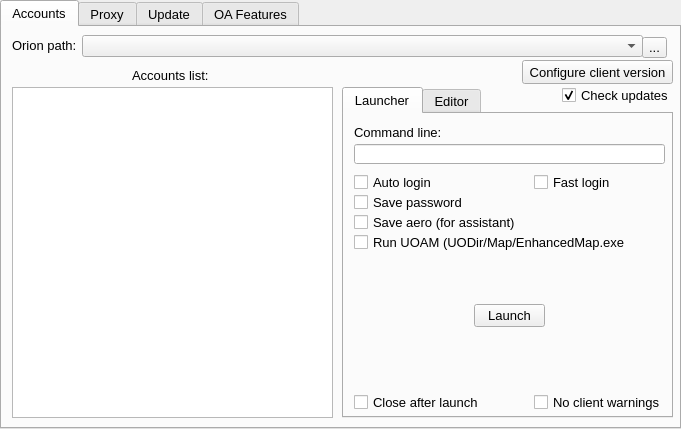
<?xml version="1.0" encoding="UTF-8"?>
<ui version="4.0">
 <class>OrionLauncherWindow</class>
 <widget class="QMainWindow" name="OrionLauncherWindow">
  <property name="geometry">
   <rect>
    <x>0</x>
    <y>0</y>
    <width>681</width>
    <height>429</height>
   </rect>
  </property>
  <property name="font">
   <font>
    <pointsize>10</pointsize>
   </font>
  </property>
  <property name="windowTitle">
   <string>Orion launcher</string>
  </property>
  <widget class="QWidget" name="centralWidget">
   <layout class="QGridLayout" name="gridLayout">
    <property name="leftMargin">
     <number>0</number>
    </property>
    <property name="topMargin">
     <number>0</number>
    </property>
    <property name="rightMargin">
     <number>0</number>
    </property>
    <property name="bottomMargin">
     <number>0</number>
    </property>
    <item row="0" column="0">
     <widget class="QTabWidget" name="tw_Main">
      <property name="currentIndex">
       <number>0</number>
      </property>
      <widget class="QWidget" name="tb_Server">
       <attribute name="title">
        <string>Accounts</string>
       </attribute>
       <widget class="QLabel" name="label">
        <property name="geometry">
         <rect>
          <x>130</x>
          <y>40</y>
          <width>81</width>
          <height>16</height>
         </rect>
        </property>
        <property name="text">
         <string>Accounts list:</string>
        </property>
       </widget>
       <widget class="QListWidget" name="lw_ServerList">
        <property name="geometry">
         <rect>
          <x>10</x>
          <y>60</y>
          <width>321</width>
          <height>331</height>
         </rect>
        </property>
        <property name="dragDropMode">
         <enum>QAbstractItemView::DragDrop</enum>
        </property>
        <property name="defaultDropAction">
         <enum>Qt::MoveAction</enum>
        </property>
       </widget>
       <widget class="QTabWidget" name="tw_Server">
        <property name="geometry">
         <rect>
          <x>340</x>
          <y>60</y>
          <width>331</width>
          <height>331</height>
         </rect>
        </property>
        <property name="currentIndex">
         <number>0</number>
        </property>
        <widget class="QWidget" name="tb_Launcher">
         <attribute name="title">
          <string>Launcher</string>
         </attribute>
         <widget class="QLabel" name="label_12">
          <property name="geometry">
           <rect>
            <x>10</x>
            <y>10</y>
            <width>101</width>
            <height>16</height>
           </rect>
          </property>
          <property name="text">
           <string>Command line:</string>
          </property>
         </widget>
         <widget class="QLineEdit" name="le_CommandLine">
          <property name="geometry">
           <rect>
            <x>10</x>
            <y>30</y>
            <width>311</width>
            <height>20</height>
           </rect>
          </property>
         </widget>
         <widget class="QPushButton" name="pb_Launch">
          <property name="geometry">
           <rect>
            <x>130</x>
            <y>190</y>
            <width>71</width>
            <height>23</height>
           </rect>
          </property>
          <property name="text">
           <string>Launch</string>
          </property>
         </widget>
         <widget class="QCheckBox" name="cb_LaunchAutologin">
          <property name="geometry">
           <rect>
            <x>10</x>
            <y>60</y>
            <width>81</width>
            <height>17</height>
           </rect>
          </property>
          <property name="text">
           <string>Auto login</string>
          </property>
         </widget>
         <widget class="QCheckBox" name="cb_LaunchSavePassword">
          <property name="geometry">
           <rect>
            <x>10</x>
            <y>80</y>
            <width>111</width>
            <height>17</height>
           </rect>
          </property>
          <property name="text">
           <string>Save password</string>
          </property>
         </widget>
         <widget class="QCheckBox" name="cb_LaunchFastLogin">
          <property name="geometry">
           <rect>
            <x>190</x>
            <y>60</y>
            <width>101</width>
            <height>17</height>
           </rect>
          </property>
          <property name="text">
           <string>Fast login</string>
          </property>
         </widget>
         <widget class="QCheckBox" name="cb_LaunchSaveAero">
          <property name="geometry">
           <rect>
            <x>10</x>
            <y>100</y>
            <width>171</width>
            <height>17</height>
           </rect>
          </property>
          <property name="text">
           <string>Save aero (for assistant)</string>
          </property>
         </widget>
         <widget class="QCheckBox" name="cb_LaunchCloseAfterLaunch">
          <property name="geometry">
           <rect>
            <x>10</x>
            <y>280</y>
            <width>131</width>
            <height>17</height>
           </rect>
          </property>
          <property name="text">
           <string>Close after launch</string>
          </property>
         </widget>
         <widget class="QCheckBox" name="cb_LaunchRunUOAM">
          <property name="geometry">
           <rect>
            <x>10</x>
            <y>120</y>
            <width>271</width>
            <height>17</height>
           </rect>
          </property>
          <property name="text">
           <string>Run UOAM (UODir/Map/EnhancedMap.exe)</string>
          </property>
         </widget>
         <widget class="QCheckBox" name="cb_NoClientWarnings">
          <property name="geometry">
           <rect>
            <x>190</x>
            <y>280</y>
            <width>131</width>
            <height>17</height>
           </rect>
          </property>
          <property name="text">
           <string>No client warnings</string>
          </property>
         </widget>
        </widget>
        <widget class="QWidget" name="tb_Editor">
         <attribute name="title">
          <string>Editor</string>
         </attribute>
         <widget class="QPushButton" name="pb_ServerAdd">
          <property name="geometry">
           <rect>
            <x>10</x>
            <y>270</y>
            <width>71</width>
            <height>23</height>
           </rect>
          </property>
          <property name="text">
           <string>Add new</string>
          </property>
         </widget>
         <widget class="QCheckBox" name="cb_ServerEncryptPassword">
          <property name="geometry">
           <rect>
            <x>10</x>
            <y>130</y>
            <width>131</width>
            <height>17</height>
           </rect>
          </property>
          <property name="text">
           <string>Encrypt password</string>
          </property>
          <property name="checked">
           <bool>true</bool>
          </property>
         </widget>
         <widget class="QLineEdit" name="le_ServerPassword">
          <property name="geometry">
           <rect>
            <x>70</x>
            <y>100</y>
            <width>241</width>
            <height>20</height>
           </rect>
          </property>
          <property name="maxLength">
           <number>30</number>
          </property>
          <property name="echoMode">
           <enum>QLineEdit::Password</enum>
          </property>
         </widget>
         <widget class="QLineEdit" name="le_ServerAddress">
          <property name="geometry">
           <rect>
            <x>70</x>
            <y>40</y>
            <width>241</width>
            <height>20</height>
           </rect>
          </property>
          <property name="text">
           <string>127.0.0.1,2593</string>
          </property>
         </widget>
         <widget class="QLabel" name="label_5">
          <property name="geometry">
           <rect>
            <x>10</x>
            <y>102</y>
            <width>61</width>
            <height>16</height>
           </rect>
          </property>
          <property name="text">
           <string>Password:</string>
          </property>
         </widget>
         <widget class="QCheckBox" name="cb_ServerShowPassword">
          <property name="geometry">
           <rect>
            <x>200</x>
            <y>130</y>
            <width>121</width>
            <height>17</height>
           </rect>
          </property>
          <property name="text">
           <string>Show password</string>
          </property>
         </widget>
         <widget class="QLabel" name="label_3">
          <property name="geometry">
           <rect>
            <x>10</x>
            <y>42</y>
            <width>61</width>
            <height>16</height>
           </rect>
          </property>
          <property name="text">
           <string>Address:</string>
          </property>
         </widget>
         <widget class="QLabel" name="label_2">
          <property name="geometry">
           <rect>
            <x>10</x>
            <y>12</y>
            <width>47</width>
            <height>13</height>
           </rect>
          </property>
          <property name="text">
           <string>Name:</string>
          </property>
         </widget>
         <widget class="QLabel" name="label_4">
          <property name="geometry">
           <rect>
            <x>10</x>
            <y>72</y>
            <width>61</width>
            <height>16</height>
           </rect>
          </property>
          <property name="text">
           <string>Account:</string>
          </property>
         </widget>
         <widget class="QLineEdit" name="le_ServerAccount">
          <property name="geometry">
           <rect>
            <x>70</x>
            <y>70</y>
            <width>241</width>
            <height>20</height>
           </rect>
          </property>
          <property name="text">
           <string/>
          </property>
          <property name="maxLength">
           <number>30</number>
          </property>
         </widget>
         <widget class="QPushButton" name="pb_ServerRemove">
          <property name="geometry">
           <rect>
            <x>200</x>
            <y>270</y>
            <width>111</width>
            <height>23</height>
           </rect>
          </property>
          <property name="text">
           <string>Remove selected</string>
          </property>
         </widget>
         <widget class="QLineEdit" name="le_ServerName">
          <property name="geometry">
           <rect>
            <x>70</x>
            <y>10</y>
            <width>241</width>
            <height>20</height>
           </rect>
          </property>
          <property name="text">
           <string>ConfigName</string>
          </property>
         </widget>
         <widget class="QPushButton" name="pb_ServerSave">
          <property name="geometry">
           <rect>
            <x>90</x>
            <y>270</y>
            <width>101</width>
            <height>23</height>
           </rect>
          </property>
          <property name="text">
           <string>Save selected</string>
          </property>
         </widget>
         <widget class="QComboBox" name="cb_ServerProxy">
          <property name="geometry">
           <rect>
            <x>90</x>
            <y>240</y>
            <width>221</width>
            <height>22</height>
           </rect>
          </property>
         </widget>
         <widget class="QCheckBox" name="cb_ServerUseProxy">
          <property name="geometry">
           <rect>
            <x>10</x>
            <y>240</y>
            <width>81</width>
            <height>17</height>
           </rect>
          </property>
          <property name="text">
           <string>Use proxy</string>
          </property>
         </widget>
         <widget class="QLabel" name="label_18">
          <property name="geometry">
           <rect>
            <x>10</x>
            <y>160</y>
            <width>61</width>
            <height>16</height>
           </rect>
          </property>
          <property name="text">
           <string>Character:</string>
          </property>
         </widget>
         <widget class="QLineEdit" name="le_ServeCharacter">
          <property name="geometry">
           <rect>
            <x>70</x>
            <y>158</y>
            <width>241</width>
            <height>20</height>
           </rect>
          </property>
          <property name="text">
           <string/>
          </property>
          <property name="maxLength">
           <number>30</number>
          </property>
         </widget>
         <zorder>le_ServerName</zorder>
         <zorder>le_ServerAddress</zorder>
         <zorder>le_ServerAccount</zorder>
         <zorder>le_ServerPassword</zorder>
         <zorder>pb_ServerAdd</zorder>
         <zorder>cb_ServerEncryptPassword</zorder>
         <zorder>label_5</zorder>
         <zorder>cb_ServerShowPassword</zorder>
         <zorder>label_3</zorder>
         <zorder>label_2</zorder>
         <zorder>label_4</zorder>
         <zorder>pb_ServerRemove</zorder>
         <zorder>pb_ServerSave</zorder>
         <zorder>cb_ServerProxy</zorder>
         <zorder>cb_ServerUseProxy</zorder>
         <zorder>label_18</zorder>
         <zorder>le_ServeCharacter</zorder>
        </widget>
       </widget>
       <widget class="QLabel" name="label_13">
        <property name="geometry">
         <rect>
          <x>10</x>
          <y>10</y>
          <width>71</width>
          <height>16</height>
         </rect>
        </property>
        <property name="text">
         <string>Orion path:</string>
        </property>
       </widget>
       <widget class="QToolButton" name="tb_SetOrionPath">
        <property name="geometry">
         <rect>
          <x>640</x>
          <y>10</y>
          <width>25</width>
          <height>21</height>
         </rect>
        </property>
        <property name="text">
         <string>...</string>
        </property>
       </widget>
       <widget class="QComboBox" name="cb_OrionPath">
        <property name="geometry">
         <rect>
          <x>80</x>
          <y>8</y>
          <width>561</width>
          <height>22</height>
         </rect>
        </property>
        <property name="editable">
         <bool>false</bool>
        </property>
        <property name="maxVisibleItems">
         <number>20</number>
        </property>
       </widget>
       <widget class="QCheckBox" name="cb_CheckUpdates">
        <property name="geometry">
         <rect>
          <x>560</x>
          <y>60</y>
          <width>111</width>
          <height>17</height>
         </rect>
        </property>
        <property name="text">
         <string>Check updates</string>
        </property>
        <property name="checked">
         <bool>true</bool>
        </property>
       </widget>
       <widget class="QPushButton" name="pb_ConfigureClientVersion">
        <property name="geometry">
         <rect>
          <x>520</x>
          <y>33</y>
          <width>151</width>
          <height>24</height>
         </rect>
        </property>
        <property name="styleSheet">
         <string notr="true"/>
        </property>
        <property name="text">
         <string>Configure client version</string>
        </property>
       </widget>
      </widget>
      <widget class="QWidget" name="tb_Proxy">
       <attribute name="title">
        <string>Proxy</string>
       </attribute>
       <widget class="QLabel" name="label_6">
        <property name="geometry">
         <rect>
          <x>130</x>
          <y>10</y>
          <width>111</width>
          <height>16</height>
         </rect>
        </property>
        <property name="text">
         <string>Proxy servers list:</string>
        </property>
       </widget>
       <widget class="QListWidget" name="lw_ProxyList">
        <property name="geometry">
         <rect>
          <x>10</x>
          <y>30</y>
          <width>331</width>
          <height>361</height>
         </rect>
        </property>
        <property name="dragDropMode">
         <enum>QAbstractItemView::DragDrop</enum>
        </property>
        <property name="defaultDropAction">
         <enum>Qt::MoveAction</enum>
        </property>
       </widget>
       <widget class="QLabel" name="label_7">
        <property name="geometry">
         <rect>
          <x>350</x>
          <y>30</y>
          <width>47</width>
          <height>13</height>
         </rect>
        </property>
        <property name="text">
         <string>Name:</string>
        </property>
       </widget>
       <widget class="QLabel" name="label_8">
        <property name="geometry">
         <rect>
          <x>350</x>
          <y>60</y>
          <width>61</width>
          <height>16</height>
         </rect>
        </property>
        <property name="text">
         <string>Address:</string>
        </property>
       </widget>
       <widget class="QLabel" name="label_9">
        <property name="geometry">
         <rect>
          <x>570</x>
          <y>60</y>
          <width>47</width>
          <height>13</height>
         </rect>
        </property>
        <property name="text">
         <string>Port:</string>
        </property>
       </widget>
       <widget class="QGroupBox" name="gb_ProxySocks5">
        <property name="geometry">
         <rect>
          <x>350</x>
          <y>88</y>
          <width>321</width>
          <height>121</height>
         </rect>
        </property>
        <property name="title">
         <string>SOCKS5 (with authorization)</string>
        </property>
        <property name="checkable">
         <bool>true</bool>
        </property>
        <property name="checked">
         <bool>false</bool>
        </property>
        <widget class="QLabel" name="label_10">
         <property name="geometry">
          <rect>
           <x>10</x>
           <y>32</y>
           <width>61</width>
           <height>16</height>
          </rect>
         </property>
         <property name="text">
          <string>Account:</string>
         </property>
        </widget>
        <widget class="QLabel" name="label_11">
         <property name="geometry">
          <rect>
           <x>10</x>
           <y>62</y>
           <width>71</width>
           <height>16</height>
          </rect>
         </property>
         <property name="text">
          <string>Password:</string>
         </property>
        </widget>
        <widget class="QLineEdit" name="le_ProxyAccount">
         <property name="geometry">
          <rect>
           <x>80</x>
           <y>30</y>
           <width>231</width>
           <height>20</height>
          </rect>
         </property>
         <property name="maxLength">
          <number>30</number>
         </property>
        </widget>
        <widget class="QLineEdit" name="le_ProxyPassword">
         <property name="geometry">
          <rect>
           <x>80</x>
           <y>60</y>
           <width>231</width>
           <height>20</height>
          </rect>
         </property>
         <property name="maxLength">
          <number>30</number>
         </property>
         <property name="echoMode">
          <enum>QLineEdit::Password</enum>
         </property>
        </widget>
        <widget class="QCheckBox" name="cb_ProxyShowPassword">
         <property name="geometry">
          <rect>
           <x>200</x>
           <y>90</y>
           <width>121</width>
           <height>17</height>
          </rect>
         </property>
         <property name="text">
          <string>Show password</string>
         </property>
        </widget>
        <widget class="QCheckBox" name="cb_ProxyEncryptPassword">
         <property name="geometry">
          <rect>
           <x>10</x>
           <y>90</y>
           <width>131</width>
           <height>17</height>
          </rect>
         </property>
         <property name="text">
          <string>Encrypt password</string>
         </property>
         <property name="checked">
          <bool>true</bool>
         </property>
        </widget>
       </widget>
       <widget class="QLineEdit" name="le_ProxyName">
        <property name="geometry">
         <rect>
          <x>410</x>
          <y>28</y>
          <width>251</width>
          <height>20</height>
         </rect>
        </property>
       </widget>
       <widget class="QLineEdit" name="le_ProxyAddress">
        <property name="geometry">
         <rect>
          <x>410</x>
          <y>58</y>
          <width>151</width>
          <height>20</height>
         </rect>
        </property>
       </widget>
       <widget class="QLineEdit" name="le_ProxyPort">
        <property name="geometry">
         <rect>
          <x>600</x>
          <y>58</y>
          <width>61</width>
          <height>20</height>
         </rect>
        </property>
        <property name="maxLength">
         <number>5</number>
        </property>
       </widget>
       <widget class="QPushButton" name="pb_ProxyAdd">
        <property name="geometry">
         <rect>
          <x>350</x>
          <y>228</y>
          <width>71</width>
          <height>23</height>
         </rect>
        </property>
        <property name="text">
         <string>Add new</string>
        </property>
       </widget>
       <widget class="QPushButton" name="pb_ProxyRemove">
        <property name="geometry">
         <rect>
          <x>560</x>
          <y>228</y>
          <width>111</width>
          <height>23</height>
         </rect>
        </property>
        <property name="text">
         <string>Remove selected</string>
        </property>
       </widget>
       <widget class="QPushButton" name="pb_ProxySave">
        <property name="geometry">
         <rect>
          <x>440</x>
          <y>228</y>
          <width>101</width>
          <height>23</height>
         </rect>
        </property>
        <property name="text">
         <string>Save selected</string>
        </property>
       </widget>
      </widget>
      <widget class="QWidget" name="tb_Update">
       <attribute name="title">
        <string>Update</string>
       </attribute>
       <widget class="QListWidget" name="lw_AvailableUpdates">
        <property name="geometry">
         <rect>
          <x>10</x>
          <y>30</y>
          <width>291</width>
          <height>301</height>
         </rect>
        </property>
       </widget>
       <widget class="QLabel" name="label_16">
        <property name="geometry">
         <rect>
          <x>110</x>
          <y>10</y>
          <width>111</width>
          <height>16</height>
         </rect>
        </property>
        <property name="text">
         <string>Available updates:</string>
        </property>
       </widget>
       <widget class="QPushButton" name="pb_CheckUpdates">
        <property name="geometry">
         <rect>
          <x>260</x>
          <y>0</y>
          <width>141</width>
          <height>25</height>
         </rect>
        </property>
        <property name="text">
         <string>Check new versions</string>
        </property>
       </widget>
       <widget class="QPushButton" name="pb_ApplyUpdates">
        <property name="geometry">
         <rect>
          <x>10</x>
          <y>370</y>
          <width>121</width>
          <height>25</height>
         </rect>
        </property>
        <property name="text">
         <string>Apply updates</string>
        </property>
       </widget>
       <widget class="QProgressBar" name="pb_UpdateProgress">
        <property name="geometry">
         <rect>
          <x>10</x>
          <y>340</y>
          <width>251</width>
          <height>23</height>
         </rect>
        </property>
        <property name="value">
         <number>0</number>
        </property>
       </widget>
       <widget class="QLabel" name="label_17">
        <property name="geometry">
         <rect>
          <x>460</x>
          <y>10</y>
          <width>131</width>
          <height>16</height>
         </rect>
        </property>
        <property name="text">
         <string>Backup/test versions:</string>
        </property>
       </widget>
       <widget class="QListWidget" name="lw_Backups">
        <property name="geometry">
         <rect>
          <x>355</x>
          <y>31</y>
          <width>311</width>
          <height>301</height>
         </rect>
        </property>
       </widget>
       <widget class="QPushButton" name="pb_RestoreSelectedVersion">
        <property name="geometry">
         <rect>
          <x>430</x>
          <y>340</y>
          <width>171</width>
          <height>25</height>
         </rect>
        </property>
        <property name="text">
         <string>Restore selected version</string>
        </property>
       </widget>
       <widget class="QPushButton" name="pb_ShowChangelog">
        <property name="geometry">
         <rect>
          <x>430</x>
          <y>370</y>
          <width>131</width>
          <height>25</height>
         </rect>
        </property>
        <property name="text">
         <string>Show changelog</string>
        </property>
       </widget>
       <widget class="QComboBox" name="cb_ChangelogLanguage">
        <property name="geometry">
         <rect>
          <x>560</x>
          <y>371</y>
          <width>41</width>
          <height>23</height>
         </rect>
        </property>
        <item>
         <property name="text">
          <string>EN</string>
         </property>
        </item>
        <item>
         <property name="text">
          <string>RU</string>
         </property>
        </item>
       </widget>
       <widget class="Line" name="line">
        <property name="geometry">
         <rect>
          <x>320</x>
          <y>30</y>
          <width>20</width>
          <height>371</height>
         </rect>
        </property>
        <property name="orientation">
         <enum>Qt::Vertical</enum>
        </property>
       </widget>
      </widget>
      <widget class="QWidget" name="tb_OAFeatures">
       <attribute name="title">
        <string>OA Features</string>
       </attribute>
       <widget class="QLabel" name="label_14">
        <property name="geometry">
         <rect>
          <x>40</x>
          <y>10</y>
          <width>101</width>
          <height>16</height>
         </rect>
        </property>
        <property name="text">
         <string>Enabled options:</string>
        </property>
       </widget>
       <widget class="QListWidget" name="lw_OAFeaturesOptions">
        <property name="geometry">
         <rect>
          <x>10</x>
          <y>30</y>
          <width>191</width>
          <height>361</height>
         </rect>
        </property>
        <item>
         <property name="text">
          <string>Corpses autoopen</string>
         </property>
         <property name="checkState">
          <enum>Checked</enum>
         </property>
        </item>
        <item>
         <property name="text">
          <string>Stealth steps counter</string>
         </property>
         <property name="checkState">
          <enum>Checked</enum>
         </property>
        </item>
        <item>
         <property name="text">
          <string>Sound filter</string>
         </property>
         <property name="checkState">
          <enum>Checked</enum>
         </property>
        </item>
        <item>
         <property name="text">
          <string>Light filter</string>
         </property>
         <property name="checkState">
          <enum>Checked</enum>
         </property>
        </item>
        <item>
         <property name="text">
          <string>Weather filter</string>
         </property>
         <property name="checkState">
          <enum>Checked</enum>
         </property>
        </item>
        <item>
         <property name="text">
          <string>Season filter</string>
         </property>
         <property name="checkState">
          <enum>Checked</enum>
         </property>
        </item>
        <item>
         <property name="text">
          <string>No death screen</string>
         </property>
         <property name="checkState">
          <enum>Checked</enum>
         </property>
        </item>
        <item>
         <property name="text">
          <string>Auto open doors</string>
         </property>
         <property name="checkState">
          <enum>Checked</enum>
         </property>
        </item>
        <item>
         <property name="text">
          <string>Tracker</string>
         </property>
         <property name="checkState">
          <enum>Checked</enum>
         </property>
        </item>
        <item>
         <property name="text">
          <string>Reserved</string>
         </property>
         <property name="checkState">
          <enum>Unchecked</enum>
         </property>
        </item>
        <item>
         <property name="text">
          <string>Reserved</string>
         </property>
         <property name="checkState">
          <enum>Unchecked</enum>
         </property>
        </item>
        <item>
         <property name="text">
          <string>Fast rotation</string>
         </property>
         <property name="checkState">
          <enum>Checked</enum>
         </property>
        </item>
        <item>
         <property name="text">
          <string>Recurse search</string>
         </property>
         <property name="checkState">
          <enum>Checked</enum>
         </property>
        </item>
        <item>
         <property name="text">
          <string>Autostart</string>
         </property>
         <property name="checkState">
          <enum>Checked</enum>
         </property>
        </item>
        <item>
         <property name="text">
          <string>Ignore staminacheck</string>
         </property>
         <property name="checkState">
          <enum>Checked</enum>
         </property>
        </item>
        <item>
         <property name="text">
          <string>Party agent</string>
         </property>
         <property name="checkState">
          <enum>Checked</enum>
         </property>
        </item>
        <item>
         <property name="text">
          <string>Shop agent</string>
         </property>
         <property name="checkState">
          <enum>Checked</enum>
         </property>
        </item>
        <item>
         <property name="text">
          <string>Tray icon</string>
         </property>
         <property name="checkState">
          <enum>Checked</enum>
         </property>
        </item>
       </widget>
       <widget class="QLabel" name="label_15">
        <property name="geometry">
         <rect>
          <x>210</x>
          <y>10</y>
          <width>131</width>
          <height>16</height>
         </rect>
        </property>
        <property name="text">
         <string>Enabled script groups:</string>
        </property>
       </widget>
       <widget class="QListWidget" name="lw_OAFeaturesScripts">
        <property name="geometry">
         <rect>
          <x>210</x>
          <y>30</y>
          <width>181</width>
          <height>361</height>
         </rect>
        </property>
        <item>
         <property name="text">
          <string>Information</string>
         </property>
         <property name="checkState">
          <enum>Checked</enum>
         </property>
        </item>
        <item>
         <property name="text">
          <string>Text window</string>
         </property>
         <property name="checkState">
          <enum>Checked</enum>
         </property>
        </item>
        <item>
         <property name="text">
          <string>Containers search</string>
         </property>
         <property name="checkState">
          <enum>Checked</enum>
         </property>
        </item>
        <item>
         <property name="text">
          <string>Ground search</string>
         </property>
         <property name="checkState">
          <enum>Checked</enum>
         </property>
        </item>
        <item>
         <property name="text">
          <string>Moving</string>
         </property>
         <property name="checkState">
          <enum>Checked</enum>
         </property>
        </item>
        <item>
         <property name="text">
          <string>Resend</string>
         </property>
         <property name="checkState">
          <enum>Checked</enum>
         </property>
        </item>
        <item>
         <property name="text">
          <string>Journal</string>
         </property>
         <property name="checkState">
          <enum>Checked</enum>
         </property>
        </item>
        <item>
         <property name="text">
          <string>Rename mounts</string>
         </property>
         <property name="checkState">
          <enum>Checked</enum>
         </property>
        </item>
        <item>
         <property name="text">
          <string>Buy</string>
         </property>
         <property name="checkState">
          <enum>Checked</enum>
         </property>
        </item>
        <item>
         <property name="text">
          <string>Sell</string>
         </property>
         <property name="checkState">
          <enum>Checked</enum>
         </property>
        </item>
        <item>
         <property name="text">
          <string>Hide</string>
         </property>
         <property name="checkState">
          <enum>Checked</enum>
         </property>
        </item>
        <item>
         <property name="text">
          <string>Move items</string>
         </property>
         <property name="checkState">
          <enum>Checked</enum>
         </property>
        </item>
        <item>
         <property name="text">
          <string>Morph</string>
         </property>
         <property name="checkState">
          <enum>Checked</enum>
         </property>
        </item>
        <item>
         <property name="text">
          <string>Emote actions</string>
         </property>
         <property name="checkState">
          <enum>Checked</enum>
         </property>
        </item>
        <item>
         <property name="text">
          <string>Find/Ignore types</string>
         </property>
         <property name="checkState">
          <enum>Checked</enum>
         </property>
        </item>
        <item>
         <property name="text">
          <string>Find arrays</string>
         </property>
         <property name="checkState">
          <enum>Checked</enum>
         </property>
        </item>
        <item>
         <property name="text">
          <string>Client options</string>
         </property>
         <property name="checkState">
          <enum>Checked</enum>
         </property>
        </item>
        <item>
         <property name="text">
          <string>Corpse search</string>
         </property>
         <property name="checkState">
          <enum>Checked</enum>
         </property>
        </item>
        <item>
         <property name="text">
          <string>Extended menu</string>
         </property>
         <property name="checkState">
          <enum>Checked</enum>
         </property>
        </item>
        <item>
         <property name="text">
          <string>Buffs</string>
         </property>
         <property name="checkState">
          <enum>Checked</enum>
         </property>
        </item>
        <item>
         <property name="text">
          <string>Trading</string>
         </property>
         <property name="checkState">
          <enum>Checked</enum>
         </property>
        </item>
        <item>
         <property name="text">
          <string>Friend list</string>
         </property>
         <property name="checkState">
          <enum>Checked</enum>
         </property>
        </item>
        <item>
         <property name="text">
          <string>Enemy list</string>
         </property>
         <property name="checkState">
          <enum>Checked</enum>
         </property>
        </item>
        <item>
         <property name="text">
          <string>Font color</string>
         </property>
         <property name="checkState">
          <enum>Checked</enum>
         </property>
        </item>
        <item>
         <property name="text">
          <string>Extended target tile</string>
         </property>
         <property name="checkState">
          <enum>Checked</enum>
         </property>
        </item>
        <item>
         <property name="text">
          <string>Launch</string>
         </property>
         <property name="checkState">
          <enum>Checked</enum>
         </property>
        </item>
        <item>
         <property name="text">
          <string>Removed objects position</string>
         </property>
         <property name="checkState">
          <enum>Checked</enum>
         </property>
        </item>
       </widget>
       <widget class="QGroupBox" name="gb_OAFeaturesEmulator">
        <property name="geometry">
         <rect>
          <x>400</x>
          <y>30</y>
          <width>271</width>
          <height>61</height>
         </rect>
        </property>
        <property name="title">
         <string>Output code for emulator</string>
        </property>
        <widget class="QRadioButton" name="rb_OAFeaturesSphere">
         <property name="geometry">
          <rect>
           <x>10</x>
           <y>30</y>
           <width>71</width>
           <height>17</height>
          </rect>
         </property>
         <property name="text">
          <string>Sphere</string>
         </property>
         <property name="checked">
          <bool>true</bool>
         </property>
        </widget>
        <widget class="QRadioButton" name="rb_OAFeaturesRunUO">
         <property name="geometry">
          <rect>
           <x>110</x>
           <y>30</y>
           <width>71</width>
           <height>17</height>
          </rect>
         </property>
         <property name="text">
          <string>RunUO</string>
         </property>
        </widget>
        <widget class="QRadioButton" name="rb_OAFeaturesPOL">
         <property name="geometry">
          <rect>
           <x>210</x>
           <y>30</y>
           <width>51</width>
           <height>17</height>
          </rect>
         </property>
         <property name="text">
          <string>POL</string>
         </property>
        </widget>
       </widget>
       <widget class="QPlainTextEdit" name="pte_OAFeaturesCode">
        <property name="geometry">
         <rect>
          <x>400</x>
          <y>100</y>
          <width>271</width>
          <height>291</height>
         </rect>
        </property>
        <property name="lineWrapMode">
         <enum>QPlainTextEdit::NoWrap</enum>
        </property>
        <property name="readOnly">
         <bool>true</bool>
        </property>
       </widget>
      </widget>
     </widget>
    </item>
   </layout>
  </widget>
 </widget>
 <layoutdefault spacing="6" margin="11"/>
 <tabstops>
  <tabstop>pb_Launch</tabstop>
  <tabstop>lw_ServerList</tabstop>
  <tabstop>tb_SetOrionPath</tabstop>
  <tabstop>le_CommandLine</tabstop>
  <tabstop>cb_LaunchAutologin</tabstop>
  <tabstop>cb_LaunchSavePassword</tabstop>
  <tabstop>cb_LaunchSaveAero</tabstop>
  <tabstop>cb_LaunchFastLogin</tabstop>
  <tabstop>cb_LaunchCloseAfterLaunch</tabstop>
  <tabstop>le_ServerName</tabstop>
  <tabstop>le_ServerAddress</tabstop>
  <tabstop>le_ServerAccount</tabstop>
  <tabstop>le_ServerPassword</tabstop>
  <tabstop>cb_ServerEncryptPassword</tabstop>
  <tabstop>cb_ServerShowPassword</tabstop>
  <tabstop>cb_ServerUseProxy</tabstop>
  <tabstop>cb_ServerProxy</tabstop>
  <tabstop>pb_ServerAdd</tabstop>
  <tabstop>pb_ServerSave</tabstop>
  <tabstop>pb_ServerRemove</tabstop>
  <tabstop>lw_ProxyList</tabstop>
  <tabstop>le_ProxyName</tabstop>
  <tabstop>le_ProxyAddress</tabstop>
  <tabstop>le_ProxyPort</tabstop>
  <tabstop>gb_ProxySocks5</tabstop>
  <tabstop>le_ProxyAccount</tabstop>
  <tabstop>le_ProxyPassword</tabstop>
  <tabstop>cb_ProxyEncryptPassword</tabstop>
  <tabstop>cb_ProxyShowPassword</tabstop>
  <tabstop>pb_ProxyAdd</tabstop>
  <tabstop>pb_ProxySave</tabstop>
  <tabstop>pb_ProxyRemove</tabstop>
  <tabstop>tw_Server</tabstop>
 </tabstops>
 <resources/>
 <connections/>
</ui>
